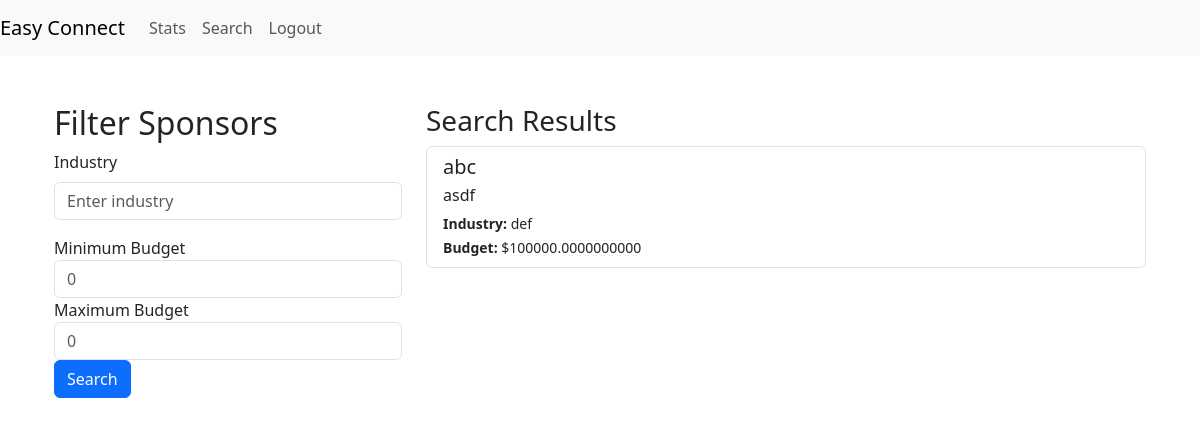
Before: /search_sponsors (signed in) with the older database file.
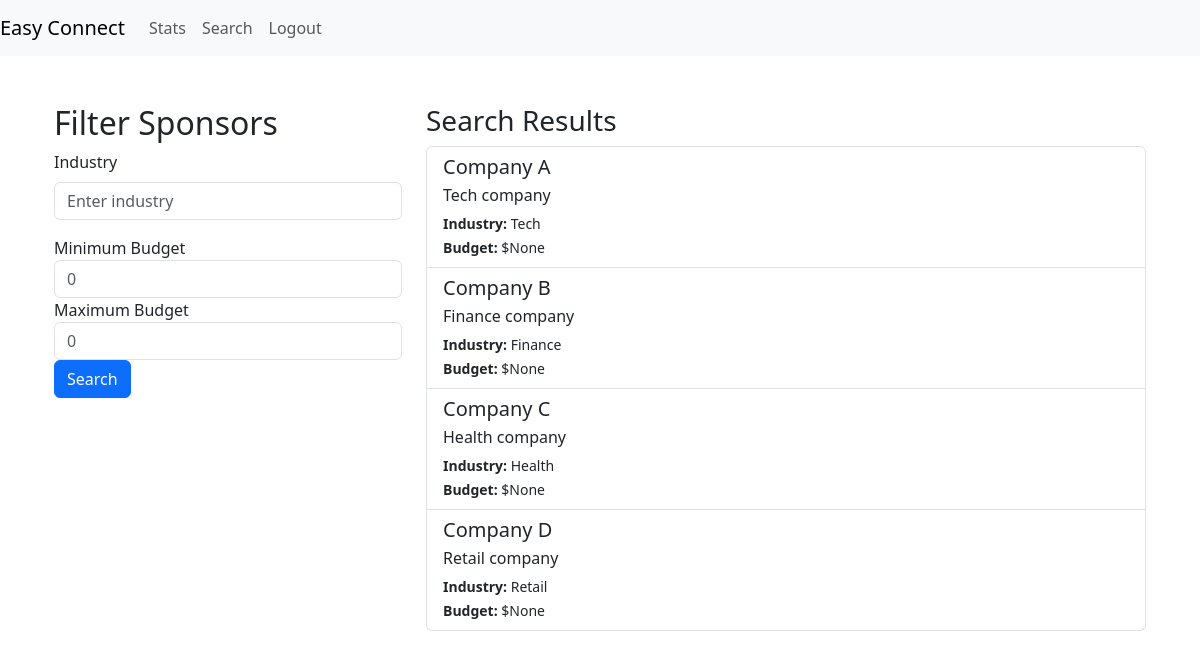
After: the same page with the newer database file.
### models.py (models this page shows)
class Sponsor(db.Model):
    __tablename__ = 'sponsors'
    sponsor_id = db.Column(db.Integer, primary_key=True, autoincrement=True)
    id = db.Column(db.Integer, db.ForeignKey('user.id'), nullable=False)
    company_name = db.Column(db.String(64))
    industry = db.Column(db.String(32))
    budget = db.Column(db.Float(10, 2))
    bio = db.Column(db.String(256))
    user = db.relationship('User', backref=db.backref('sponsors', lazy=True))

### routes.py (the view, shortened to what this page needs)
@app.route('/search_sponsors', methods=['GET', 'POST'])
@auth_rep
def search_sponsors():  # Used by admin to search for sponsors
    if session['role_id'] == 1:
        query = Sponsor.query
    else:
        query = Sponsor.query.filter(Sponsor.is_flagged == False)
    search_results = query.all()
    return render_template('search_sponsors.html', search_results=search_results)

### routes.py (called while the page is built)
def auth_rep(func):
    @wraps(func)
    def inner(*args,**kwargs):
        if 'user_id' in session:
            user = User.query.get(session['user_id'])
            if user.is_flagged:
                flash('Your account is flagged and cannot perform this action.', 'error')
                return redirect(url_for('login'))
            return func(*args,**kwargs)
        else:
            flash('You are not logged in,Please login to proceed','error')
            return redirect(url_for('login'))
    return inner

### templates/search_sponsors.html (shortened to what this page needs)
{% extends 'layout.html' %}
{% block content %}
<div class="container">
    <div class="row">
        <div class="col-md-4">
            <h2>Filter Sponsors</h2>
            <form action="{{ url_for('search_sponsors') }}" method="POST">
                <div class="mb-3">
                    <label for="industry" class="form-label">Industry</label>
                    <input type="text" id="industry" name="industry" class="form-control" placeholder="Enter industry">
                </div>
                <div class="form-group">
                    <label for="min_budget">Minimum Budget</label>
                    <input type="number" step="0.01" name="min_budget" id="min_budget" class="form-control" placeholder="0">
                </div>
                <div class="form-group">
                    <label for="max_budget">Maximum Budget</label>
                    <input type="number" step="0.01" name="max_budget" id="max_budget" class="form-control" placeholder="0">
                </div>
                <button type="submit" class="btn btn-primary">Search</button>
            </form>
        </div>
        <div class="col-md-8">
            <h3>Search Results</h3>
            <div class="list-group">
                {% if search_results %}
                    {% for sponsor in search_results %}
                        <a href="{{ url_for('view_profile', user_id=sponsor.id) }}" class="list-group-item list-group-item-action">
                            <h5 class="mb-1">{{ sponsor.company_name }}</h5>
                            <p class="mb-1">{{ sponsor.bio }}</p>
                            <small><strong>Industry:</strong> {{ sponsor.industry }}</small><br>
                            <small><strong>Budget:</strong> ${{ sponsor.budget }}</small>
                        </a>
                    {% endfor %}
                {% else %}
                    <p>No sponsors found matching your criteria.</p>
                {% endif %}
            </div>
        </div>
    </div>
</div>
{% endblock %}

Changed rows visible on the page:
removed Sponsor: company_name "abc", bio "asdf", industry "def", budget "100000.0000000000"
added Sponsor: company_name "Company A", bio "Tech company", industry "Tech", budget "None"
added Sponsor: company_name "Company B", bio "Finance company", industry "Finance", budget "None"
added Sponsor: company_name "Company C", bio "Health company", industry "Health", budget "None"
added Sponsor: company_name "Company D", bio "Retail company", industry "Retail", budget "None"
